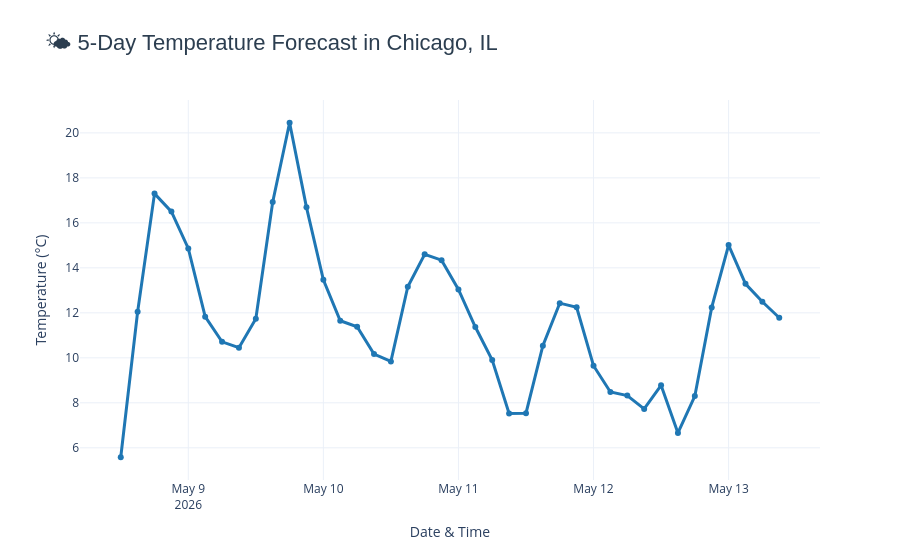

The notebook cell saved with this chart:
### Markdown cell above
Finally, create a line chart of your temperature forecast. That is, your x-axis should be the date and your y-axis should be the temperature in Celsius. Make sure to include all appropriate labels and make the graph as pretty as you'd like.

### Code cell
import plotly.express as px

fig = px.line(
        temperature_forecast, 
        x='dt_txt', 
        y='main_temp', 
        title='🌤️ 5-Day Temperature Forecast in Chicago, IL',
        labels={
            'dt_txt': 'Date & Time',
            'main_temp': 'Temperature (°C)'
        },
)

#Enhance graph layout
fig.update_layout(
    template='plotly_white',
    title_font=dict(size=22, family='Helvetica', color='#2c3e50'),
    xaxis_title='Date & Time',
    yaxis_title='Temperature (°C)',
    hovermode='x unified'
)

#Enhance lines & markers
fig.update_traces(
    mode='lines+markers',
    line=dict(color='#1f77b4', width=3),
    marker=dict(size=6)
)

fig.show()

### Figure 1 — Plotly figure (JSON) as saved in the notebook; plotly's stock layout.template omitted (floating-point values rounded to 4 significant figures)
{"data": [{"hovertemplate": "Date & Time=%{x}<br>Temperature (°C)=%{y}<extra></extra>", "legendgroup": "", "line": {"color": "#1f77b4", "dash": "solid", "width": 3}, "marker": {"size": 6, "symbol": "circle"}, "mode": "lines+markers", "name": "", "orientation": "v", "showlegend": false, "type": "scatter", "x": ["2026-05-08T12:00:00", "2026-05-08T15:00:00", "2026-05-08T18:00:00", "2026-05-08T21:00:00", "2026-05-09T00:00:00", "2026-05-09T03:00:00", "2026-05-09T06:00:00", "2026-05-09T09:00:00", "2026-05-09T12:00:00", "2026-05-09T15:00:00", "2026-05-09T18:00:00", "2026-05-09T21:00:00", "2026-05-10T00:00:00", "2026-05-10T03:00:00", "2026-05-10T06:00:00", "2026-05-10T09:00:00", "2026-05-10T12:00:00", "2026-05-10T15:00:00", "2026-05-10T18:00:00", "2026-05-10T21:00:00", "2026-05-11T00:00:00", "2026-05-11T03:00:00", "2026-05-11T06:00:00", "2026-05-11T09:00:00", "2026-05-11T12:00:00", "2026-05-11T15:00:00", "2026-05-11T18:00:00", "2026-05-11T21:00:00", "2026-05-12T00:00:00", "2026-05-12T03:00:00", "2026-05-12T06:00:00", "2026-05-12T09:00:00", "2026-05-12T12:00:00", "2026-05-12T15:00:00", "2026-05-12T18:00:00", "2026-05-12T21:00:00", "2026-05-13T00:00:00", "2026-05-13T03:00:00", "2026-05-13T06:00:00", "2026-05-13T09:00:00"], "xaxis": "x", "y": [5.58, 12.05, 17.3, 16.5, 14.86, 11.83, 10.71, 10.45, 11.74, 16.93, 20.45, 16.69, 13.47, 11.65, 11.38, 10.17, 9.84, 13.16, 14.6, 14.34, 13.04, 11.37, 9.9, 7.53, 7.54, 10.54, 12.43, 12.25, 9.65, 8.48, 8.32, 7.73, 8.78, 6.66, 8.3, 12.24, 15.01, 13.29, 12.49, 11.78], "yaxis": "y"}], "layout": {"hovermode": "x unified", "legend": {"tracegroupgap": 0}, "title": {"font": {"color": "#2c3e50", "family": "Helvetica", "size": 22}, "text": "🌤️ 5-Day Temperature Forecast in Chicago, IL"}, "xaxis": {"anchor": "y", "domain": [0, 1], "title": {"text": "Date & Time"}}, "yaxis": {"anchor": "x", "domain": [0, 1], "title": {"text": "Temperature (°C)"}}}}
